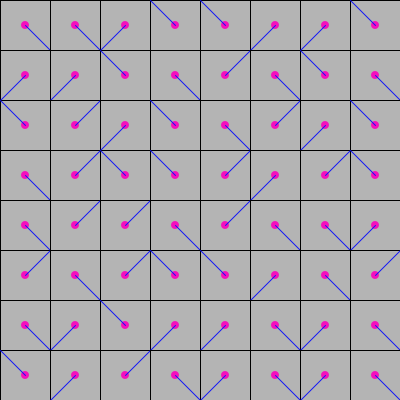
Frame 1 (no input)
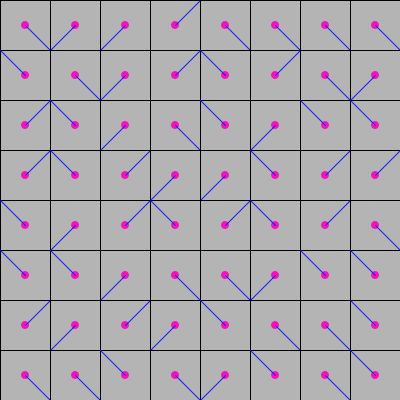
Frame 60 (the mouse pressed at the canvas centre just before this capture)
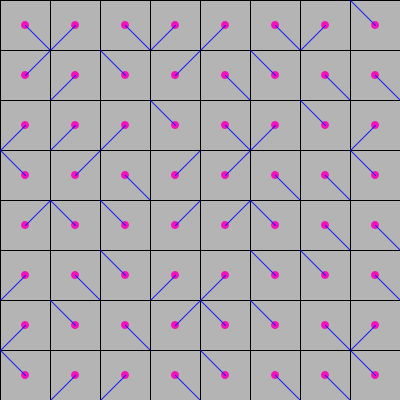
Frame 120 (the mouse held since frame 60 and released just before this capture)

The Processing sketch that drew these frames (run headless with seeded random() and noise(); from frame 60 on, the mouse is pressed at the canvas centre):

// Processing sketch: littlecircleswithdiagonallinesrandomanimated
// ── littlecircleswithdiagonallinesrandomanimated.pde
void setup() {
  size(400, 400);
}

void draw() {
  background(180);
  // alterna entre 2 estados
  // randomSeed(3) 
  // y 
  // randomSeed(5)
  /*
  if (millis()%1500 == 0) {
    randomSeed(3);
  } else {
    randomSeed(5);
  }
  */
  ///////////
  
  // siempre aleatorio
  // lanzara el mismo seed en el mismo segundo
  // cuando cambie al siguiente segundo
  // llamara randomSeed con el siguiente numero.
  randomSeed(millis()/1000);

  int n_x = 8;
  int n_y = 8;
  for (int x = 0; x < n_x; x++) {
    for (int y = 0; y < n_y; y++) {
      int size = width / 8;
      int pointx = x*size;
      int pointy = y*size;
      noFill();
      stroke(0);
      rect(x*size, y*size, size, size);
      int centerx = x*size + size/2;
      int centery = y*size + size/2;
      fill(245, 17, 188);
      noStroke();
      circle(centerx, centery, 8);
      
      stroke(17, 22, 245);

      int random4 = (int)random(0, 4);
      if (random4 == 0) {
        //pos 1
        line(pointx, pointy, centerx, centery);
      } else if (random4 == 1) {
        ////pos 2
        line(pointx+size, pointy, centerx, centery);
      } else if (random4 == 2) {
        ////pos 3
        line(pointx+size, pointy+size, centerx, centery);
      } else {
        ////pos 4
        line(pointx, pointy+size, centerx, centery);
      }
    }
  }
}
